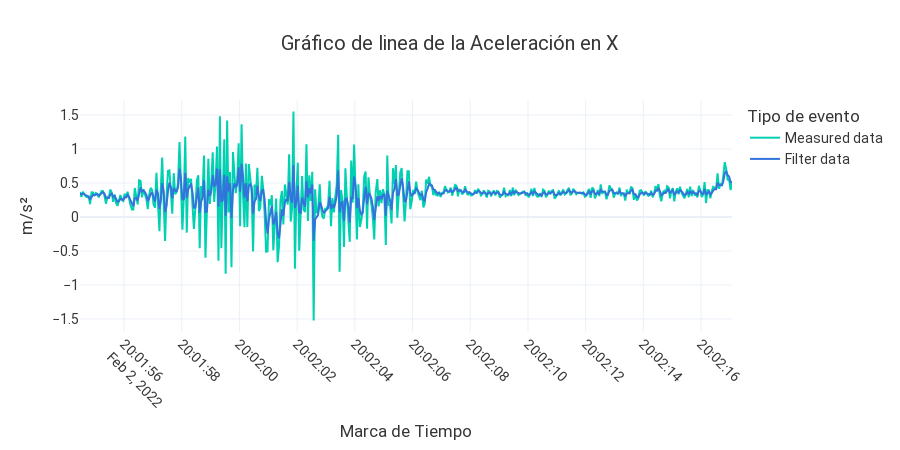
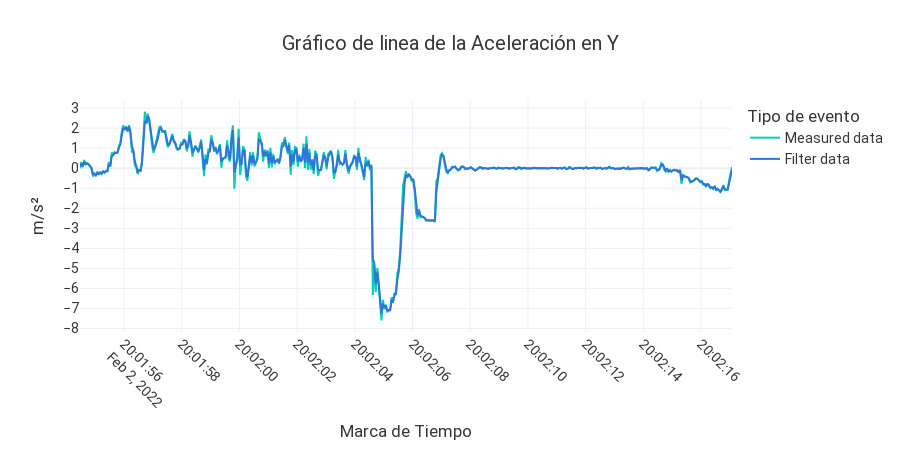
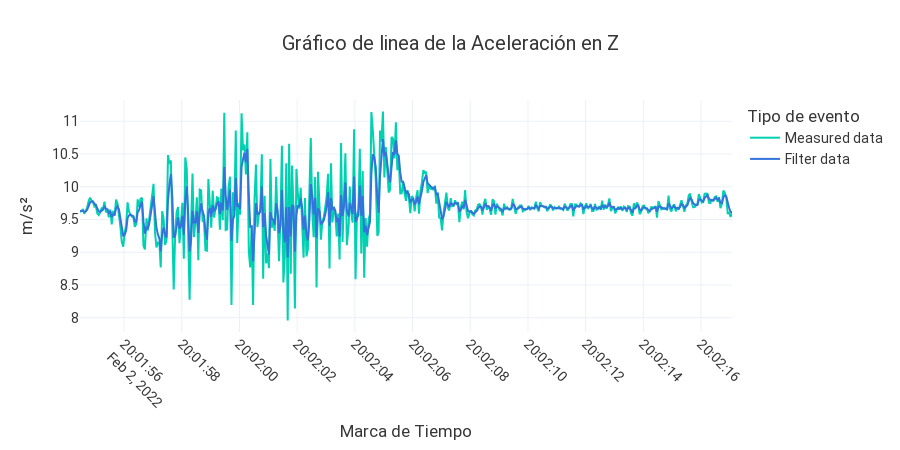
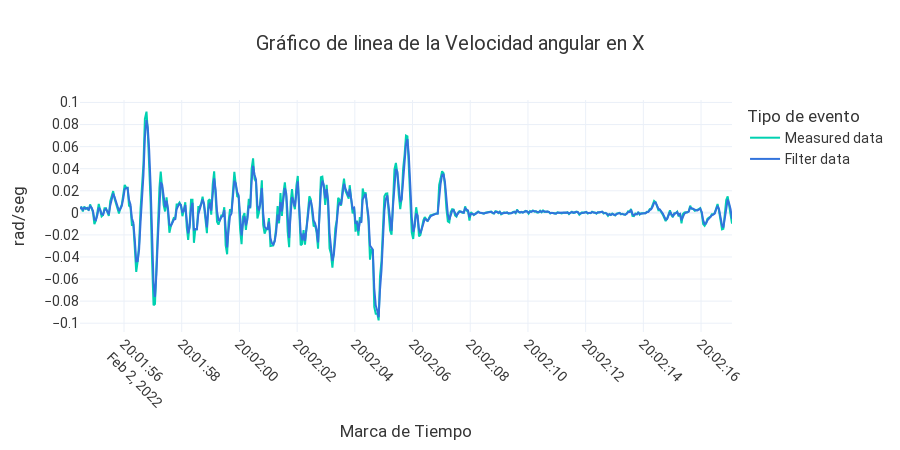

Write notebook code for charts like these, in order.
### Markdown cell above
## Plot filter data

### Code cell
df = pd.read_csv("./data/smartphone_02-Feb-2022-20-01_frenada repentina_Data-Mv2EUSpYPrGpMG3qjaD.csv")
df_filter = pd.read_csv("./filtered_data/smartphone_02-Feb-2022-20-01_frenada repentina_Data-Mv2EUSpYPrGpMG3qjaD.csv")
variables = ["accX", "accY", "accZ", "velAngX", "velAngY", "velAngZ", "magX", "magY", "magZ"]
for var in variables:
    data = df[var]
    filter_data = df_filter[var]
    fig = line_chart(df, data, filter_data)
    fig.show()

### Figure 1 — Plotly figure (JSON) as saved in the notebook; plotly's stock layout.template omitted (floating-point values rounded to 4 significant figures; data arrays with more than 128 entries replaced by an {"elided": "..."} marker saying what was removed)
{"data": [{"hovertemplate": "X = %{x}<br>Y = %{y}<br>ID = %{text}", "marker": {"color": "#00D1B1"}, "name": "Measured data", "text": {"elided": "453 int values"}, "type": "scatter", "x": {"elided": "453 str values"}, "y": {"elided": "453 float values"}}, {"hovertemplate": "X = %{x}<br>Y = %{y}<br>ID = %{text}", "marker": {"color": "#3273dc"}, "name": "Filter data", "text": {"elided": "453 int values"}, "type": "scatter", "x": {"elided": "453 str values"}, "y": {"elided": "453 float values"}}], "layout": {"autosize": true, "font": {"color": "#363636", "family": "BlinkMacSystemFont,-apple-system,Segoe UI,Roboto,Oxygen,Ubuntu,                     Cantarell,Fira Sans,Droid Sans,Helvetica Neue,Helvetica,Arial,sans-serif", "size": 14}, "height": 450, "legend": {"title": {"text": "Tipo de evento"}}, "title": {"text": "Gráfico de linea de la Aceleración en X", "x": 0.5}, "xaxis": {"nticks": 12, "tickangle": 45, "title": {"text": "Marca de Tiempo"}}, "yaxis": {"nticks": 12, "title": {"text": "m/s²"}}}}

### Figure 2 — Plotly figure (JSON) as saved in the notebook; plotly's stock layout.template omitted (floating-point values rounded to 4 significant figures; data arrays with more than 128 entries replaced by an {"elided": "..."} marker saying what was removed)
{"data": [{"hovertemplate": "X = %{x}<br>Y = %{y}<br>ID = %{text}", "marker": {"color": "#00D1B1"}, "name": "Measured data", "text": {"elided": "453 int values"}, "type": "scatter", "x": {"elided": "453 str values"}, "y": {"elided": "453 float values"}}, {"hovertemplate": "X = %{x}<br>Y = %{y}<br>ID = %{text}", "marker": {"color": "#3273dc"}, "name": "Filter data", "text": {"elided": "453 int values"}, "type": "scatter", "x": {"elided": "453 str values"}, "y": {"elided": "453 float values"}}], "layout": {"autosize": true, "font": {"color": "#363636", "family": "BlinkMacSystemFont,-apple-system,Segoe UI,Roboto,Oxygen,Ubuntu,                     Cantarell,Fira Sans,Droid Sans,Helvetica Neue,Helvetica,Arial,sans-serif", "size": 14}, "height": 450, "legend": {"title": {"text": "Tipo de evento"}}, "title": {"text": "Gráfico de linea de la Aceleración en Y", "x": 0.5}, "xaxis": {"nticks": 12, "tickangle": 45, "title": {"text": "Marca de Tiempo"}}, "yaxis": {"nticks": 12, "title": {"text": "m/s²"}}}}

### Figure 3 — Plotly figure (JSON) as saved in the notebook; plotly's stock layout.template omitted (floating-point values rounded to 4 significant figures; data arrays with more than 128 entries replaced by an {"elided": "..."} marker saying what was removed)
{"data": [{"hovertemplate": "X = %{x}<br>Y = %{y}<br>ID = %{text}", "marker": {"color": "#00D1B1"}, "name": "Measured data", "text": {"elided": "453 int values"}, "type": "scatter", "x": {"elided": "453 str values"}, "y": {"elided": "453 float values"}}, {"hovertemplate": "X = %{x}<br>Y = %{y}<br>ID = %{text}", "marker": {"color": "#3273dc"}, "name": "Filter data", "text": {"elided": "453 int values"}, "type": "scatter", "x": {"elided": "453 str values"}, "y": {"elided": "453 float values"}}], "layout": {"autosize": true, "font": {"color": "#363636", "family": "BlinkMacSystemFont,-apple-system,Segoe UI,Roboto,Oxygen,Ubuntu,                     Cantarell,Fira Sans,Droid Sans,Helvetica Neue,Helvetica,Arial,sans-serif", "size": 14}, "height": 450, "legend": {"title": {"text": "Tipo de evento"}}, "title": {"text": "Gráfico de linea de la Aceleración en Z", "x": 0.5}, "xaxis": {"nticks": 12, "tickangle": 45, "title": {"text": "Marca de Tiempo"}}, "yaxis": {"nticks": 12, "title": {"text": "m/s²"}}}}

### Figure 4 — Plotly figure (JSON) as saved in the notebook; plotly's stock layout.template omitted (floating-point values rounded to 4 significant figures; data arrays with more than 128 entries replaced by an {"elided": "..."} marker saying what was removed)
{"data": [{"hovertemplate": "X = %{x}<br>Y = %{y}<br>ID = %{text}", "marker": {"color": "#00D1B1"}, "name": "Measured data", "text": {"elided": "453 int values"}, "type": "scatter", "x": {"elided": "453 str values"}, "y": {"elided": "453 float values"}}, {"hovertemplate": "X = %{x}<br>Y = %{y}<br>ID = %{text}", "marker": {"color": "#3273dc"}, "name": "Filter data", "text": {"elided": "453 int values"}, "type": "scatter", "x": {"elided": "453 str values"}, "y": {"elided": "453 float values"}}], "layout": {"autosize": true, "font": {"color": "#363636", "family": "BlinkMacSystemFont,-apple-system,Segoe UI,Roboto,Oxygen,Ubuntu,                     Cantarell,Fira Sans,Droid Sans,Helvetica Neue,Helvetica,Arial,sans-serif", "size": 14}, "height": 450, "legend": {"title": {"text": "Tipo de evento"}}, "title": {"text": "Gráfico de linea de la Velocidad angular en X", "x": 0.5}, "xaxis": {"nticks": 12, "tickangle": 45, "title": {"text": "Marca de Tiempo"}}, "yaxis": {"nticks": 12, "title": {"text": "rad/seg"}}}}
